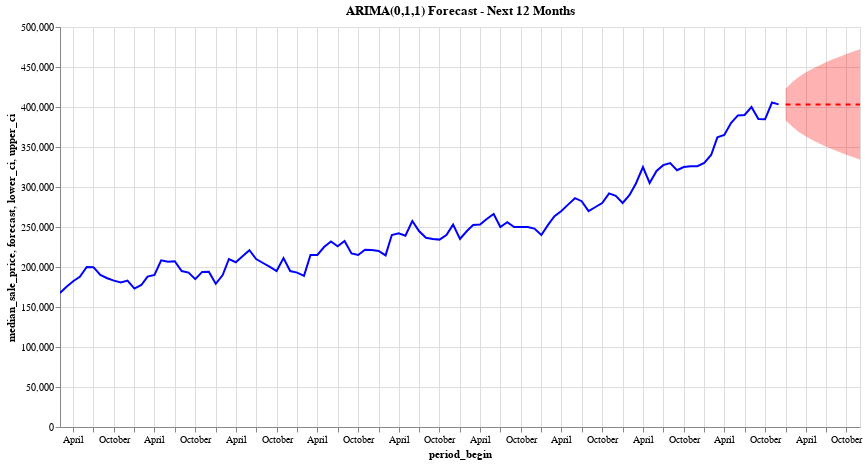

Notebook cell for this chart:
### Code cell
from dateutil.relativedelta import relativedelta

last_date = meck_sfr['period_begin'].max()
last_date_py = last_date
forecast_dates = [last_date_py + relativedelta(months=i) for i in range(1, forecast_steps + 1)]                      
                                                        
forecast_df = pl.DataFrame({                                                                                         
    'period_begin': forecast_dates,                      
    'forecast': forecast,                         
    'lower_ci': forecast_ci[:, 0],           
    'upper_ci': forecast_ci[:, 1]      
})                                                                                                                   
                                                                                                                    
print(forecast_df)                                       

# Visualize forecast                                     
base = alt.Chart(meck_sfr).mark_line(color='blue').encode(
    x='period_begin:T',
    y='median_sale_price:Q'
).properties(title='Actual Prices')

forecast_line = alt.Chart(forecast_df).mark_line(color='red', strokeDash=[5, 5]).encode(
    x='period_begin:T',
    y='forecast:Q'
)

ci_area = alt.Chart(forecast_df).mark_area(opacity=0.3, color='red').encode(
    x='period_begin:T',
    y='lower_ci:Q',
    y2='upper_ci:Q'
)

(base + forecast_line + ci_area).properties(
    width=800,
    height=400,
    title='ARIMA(0,1,1) Forecast - Next 12 Months'
).interactive()
